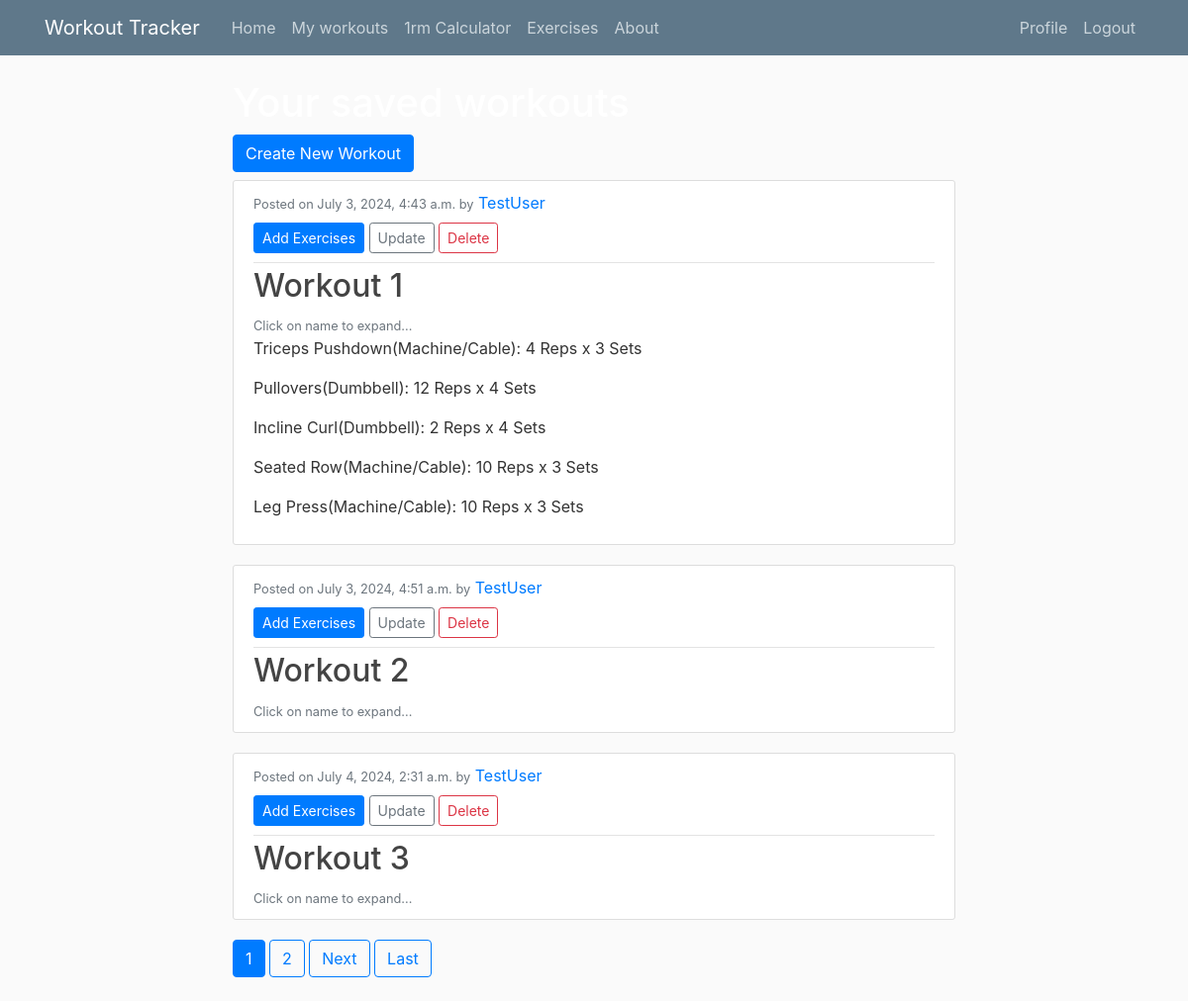
Screenshot of /my_workouts/ (signed in) with the database file from the repository.
### tracker/models.py (models this page shows, shortened)
class Template(models.Model):
    name = models.CharField(max_length=100)
    last_updated = models.DateTimeField(auto_now=True)
    author = models.ForeignKey(User, on_delete=models.CASCADE)
    exercises = models.ManyToManyField(Exercise, through='TemplateExercise')
    class Meta:
        ordering = ['last_updated']

class Exercise(models.Model):
    name = models.CharField(max_length=100)
    muscle = models.ForeignKey(Muscle, on_delete=models.CASCADE)
    category = models.ForeignKey(Category, on_delete=models.CASCADE)
    img = models.ImageField(default='defaultExercise.png', upload_to='exercise_pics', null=True)
    class Meta:
        ordering = ['muscle']

class Category(models.Model):
    name = models.CharField(max_length=30)
    class Meta:
        ordering = ['name']
    def __str__(self):
        return self.name

class TemplateExercise(models.Model):
    template = models.ForeignKey(Template, on_delete=models.CASCADE)
    exercise = models.ForeignKey(Exercise, on_delete=models.CASCADE)
    sets = models.IntegerField()
    reps = models.IntegerField()
    class Meta:
        unique_together = ('template','exercise')

### users/views.py (the view)
# urls.py: path('my_workouts/', WorkoutsListView.as_view(), name='users-my_workouts'),
class WorkoutsListView(ListView):
    model = Template # The model to query for the list view
    template_name = 'users/my_workouts.html' # template ListView uses
    context_object_name = 'templates'
    paginate_by = 3
    def get_queryset(self):
        current_user = self.request.user
        return Template.objects.filter(author=current_user)
    def get_context_data(self, **kwargs):
        context = super().get_context_data(**kwargs)
        context['exercises'] = Exercise.objects.all()
        context['template_exercise'] = TemplateExercise.objects.all()
        return context

### users/templates/users/my_workouts.html (shortened to what this page needs)
{% extends "tracker/base.html" %}
{% block content %}
    <div>
        <h1 class="text-white">Your saved workouts</h1>
        <a class="btn btn-primary mb-2" href="{% url 'template-create' %}">Create New Workout</a>
    </div>
    {% for template in templates%}
        <article class="media content-section">
            <div class="media-body">
                <div class="article-metadata">
                    <small class="text-muted">Posted on {{ template.last_updated }} by</small>
                    <a class="mr-2" href="#">{{ template.author }}</a>
                    <div>
                        <a class="btn btn-primary btn-sm my-2" href="{% url 'users-add_exercises' %}">Add Exercises</a>
                        <a class="btn btn-outline-secondary btn-sm my-2" href="{% url 'template-update' template.id %}">Update</a>
                        <a class="btn btn-outline-danger btn-sm my-2" href="{% url 'template-delete' template.id %}">Delete</a>
                    </div>
                </div>
                <h2><a class="article-title" href="{% url 'template-detail' template.id %}">{{ template.name }}</a></h2>
                <small class="text-muted">Click on name to expand...</small>
                {% for tempExer in template_exercise %}
                    {% if tempExer.template == template %}
                        {% for exer in exercises %}
                            {% if tempExer.exercise == exer %}
                            <p class="article-content">{{ exer.name }}({{ exer.category}}): {{ tempExer.reps }} Reps x {{ tempExer.sets }} Sets </p>
                            {% endif %}
                        {% endfor %}
                    {% endif %}
                {% endfor %}
            </div>
        </article>
    {% endfor %}
    {% if is_paginated %}
        {% for num in page_obj.paginator.page_range %}
            {% if page_obj.number == num %}
                <a class="btn btn-primary mb-4" href="?page={{ num }}">{{ num }}</a>
            {% elif num > page_obj.number|add:'-3' and num < page_obj.number|add:'3' %}
                <a class="btn btn-outline-primary mb-4" href="?page={{ num }}">{{ num }}</a>
            {% endif %}
        {% endfor %}
        {% if page_obj.has_next %}
            <a class="btn btn-outline-primary mb-4" href="?page={{ page_obj.next_page_number}}">Next</a>
            <a class="btn btn-outline-primary mb-4" href="?page={{ page_obj.paginator.num_pages }}">Last</a>
        {% endif %}
    {% endif %}
{% endblock content %}

### tracker/static/tracker/main.css (style rules this page uses)
body { background: #fafafa; color: #333333; margin-top: 5rem; background-image: url('./images/bg1.jpg'); background-size: cover; background-repeat: no-repeat; }
h1, h2, h3, h4, h5, h6 { color: #444444; }
.content-section { background: #ffffff; padding: 10px 20px; border: 1px solid #dddddd; border-radius: 3px; margin-bottom: 20px; }
.article-title { color: #444444; }
.article-content { white-space: pre-line; }
.article-metadata { padding-bottom: 1px; margin-bottom: 4px; border-bottom: 1px solid #e3e3e3 }

### rows the page displays
Template: last_updated "July 3, 2024, 4:43 a.m.", author "TestUser", name "Workout 1"
TemplateExercise: reps "4", sets "3"
Exercise: name "Triceps Pushdown", category "Machine/Cable"
TemplateExercise: reps "12", sets "4"
Exercise: name "Pullovers", category "Dumbbell"
TemplateExercise: reps "2", sets "4"
Exercise: name "Incline Curl", category "Dumbbell"
TemplateExercise: reps "10", sets "3"
Exercise: name "Seated Row", category "Machine/Cable"
TemplateExercise: reps "10", sets "3"
Exercise: name "Leg Press", category "Machine/Cable"
Template: last_updated "July 3, 2024, 4:51 a.m.", author "TestUser", name "Workout 2"
Template: last_updated "July 4, 2024, 2:31 a.m.", author "TestUser", name "Workout 3"

### other values shown
{{ num }} "1"
{{ num }} "2"
